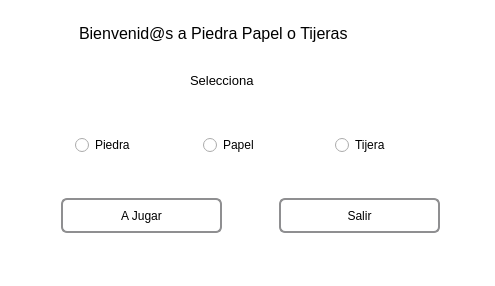
<?xml version="1.0" encoding="UTF-8"?>
<ui version="4.0">
 <class>MainWindow</class>
 <widget class="QMainWindow" name="MainWindow">
  <property name="geometry">
   <rect>
    <x>0</x>
    <y>0</y>
    <width>495</width>
    <height>286</height>
   </rect>
  </property>
  <property name="sizePolicy">
   <sizepolicy hsizetype="Fixed" vsizetype="Fixed">
    <horstretch>0</horstretch>
    <verstretch>0</verstretch>
   </sizepolicy>
  </property>
  <property name="windowTitle">
   <string>A Jugar</string>
  </property>
  <property name="styleSheet">
   <string notr="true">QMainWindow QWidget{
	background-color: rgb(255, 255, 255);
	padding:0

}

QPushButton {
    border: 2px solid #8f8f91;
    border-radius: 6px;
    background-color: qlineargradient(x1: 0, y1: 0, x2: 0, y2: 1,
                                      stop: 0 #f6f7fa, stop: 1 #dadbde);
    min-width: 80px;
}

QPushButton:pressed {
    background-color: qlineargradient(x1: 0, y1: 0, x2: 0, y2: 1,
                                      stop: 0 #dadbde, stop: 1 #f6f7fa);
}

QPushButton:flat {
    border: none; /* no border for a flat push button */
}

QPushButton:default {
    border-color: navy; /* make the default button prominent */
}

#btnExit:pressed{
	background-color: rgb(195, 0, 0);
	color: rgb(255, 255, 255);
}

QSpinBox {
    padding-right: 15px; /* make room for the arrows */
	border-radius:4px;
    border-width: 3;
	border: 1px solid #9f9f9f 
	
}
</string>
  </property>
  <property name="documentMode">
   <bool>false</bool>
  </property>
  <property name="dockOptions">
   <set>QMainWindow::AllowTabbedDocks|QMainWindow::AnimatedDocks</set>
  </property>
  <widget class="QWidget" name="centralwidget">
   <widget class="QLabel" name="label_2">
    <property name="geometry">
     <rect>
      <x>79</x>
      <y>21</y>
      <width>322</width>
      <height>24</height>
     </rect>
    </property>
    <property name="font">
     <font>
      <pointsize>12</pointsize>
     </font>
    </property>
    <property name="text">
     <string>Bienvenid@s a Piedra Papel o Tijeras</string>
    </property>
   </widget>
   <widget class="QWidget" name="layoutWidget">
    <property name="geometry">
     <rect>
      <x>10</x>
      <y>190</y>
      <width>481</width>
      <height>51</height>
     </rect>
    </property>
    <layout class="QHBoxLayout" name="horizontalLayout">
     <item>
      <widget class="QPushButton" name="btnPlay">
       <property name="sizePolicy">
        <sizepolicy hsizetype="MinimumExpanding" vsizetype="Preferred">
         <horstretch>0</horstretch>
         <verstretch>0</verstretch>
        </sizepolicy>
       </property>
       <property name="maximumSize">
        <size>
         <width>161</width>
         <height>35</height>
        </size>
       </property>
       <property name="sizeIncrement">
        <size>
         <width>0</width>
         <height>0</height>
        </size>
       </property>
       <property name="styleSheet">
        <string notr="true"/>
       </property>
       <property name="text">
        <string>A Jugar</string>
       </property>
      </widget>
     </item>
     <item>
      <widget class="QPushButton" name="btnExit">
       <property name="sizePolicy">
        <sizepolicy hsizetype="MinimumExpanding" vsizetype="Fixed">
         <horstretch>0</horstretch>
         <verstretch>0</verstretch>
        </sizepolicy>
       </property>
       <property name="maximumSize">
        <size>
         <width>161</width>
         <height>35</height>
        </size>
       </property>
       <property name="text">
        <string>Salir</string>
       </property>
      </widget>
     </item>
    </layout>
   </widget>
   <widget class="QLabel" name="label">
    <property name="geometry">
     <rect>
      <x>190</x>
      <y>70</y>
      <width>78</width>
      <height>21</height>
     </rect>
    </property>
    <property name="font">
     <font>
      <pointsize>10</pointsize>
     </font>
    </property>
    <property name="text">
     <string>Selecciona</string>
    </property>
   </widget>
   <widget class="QWidget" name="layoutWidget">
    <property name="geometry">
     <rect>
      <x>70</x>
      <y>130</y>
      <width>381</width>
      <height>31</height>
     </rect>
    </property>
    <layout class="QHBoxLayout" name="horizontalLayout_2">
     <item>
      <widget class="QRadioButton" name="rdbPiedra">
       <property name="sizePolicy">
        <sizepolicy hsizetype="Preferred" vsizetype="Fixed">
         <horstretch>0</horstretch>
         <verstretch>0</verstretch>
        </sizepolicy>
       </property>
       <property name="maximumSize">
        <size>
         <width>117</width>
         <height>20</height>
        </size>
       </property>
       <property name="contextMenuPolicy">
        <enum>Qt::DefaultContextMenu</enum>
       </property>
       <property name="text">
        <string>Piedra</string>
       </property>
      </widget>
     </item>
     <item>
      <widget class="QRadioButton" name="rdbPapel">
       <property name="sizePolicy">
        <sizepolicy hsizetype="Preferred" vsizetype="Fixed">
         <horstretch>0</horstretch>
         <verstretch>0</verstretch>
        </sizepolicy>
       </property>
       <property name="maximumSize">
        <size>
         <width>121</width>
         <height>20</height>
        </size>
       </property>
       <property name="text">
        <string>Papel</string>
       </property>
      </widget>
     </item>
     <item>
      <widget class="QRadioButton" name="rdbTijera">
       <property name="sizePolicy">
        <sizepolicy hsizetype="Preferred" vsizetype="Fixed">
         <horstretch>0</horstretch>
         <verstretch>0</verstretch>
        </sizepolicy>
       </property>
       <property name="maximumSize">
        <size>
         <width>111</width>
         <height>20</height>
        </size>
       </property>
       <property name="text">
        <string>Tijera</string>
       </property>
      </widget>
     </item>
    </layout>
   </widget>
  </widget>
  <widget class="QMenuBar" name="menubar">
   <property name="geometry">
    <rect>
     <x>0</x>
     <y>0</y>
     <width>495</width>
     <height>26</height>
    </rect>
   </property>
  </widget>
  <widget class="QStatusBar" name="statusbar"/>
 </widget>
 <resources/>
 <connections/>
</ui>
